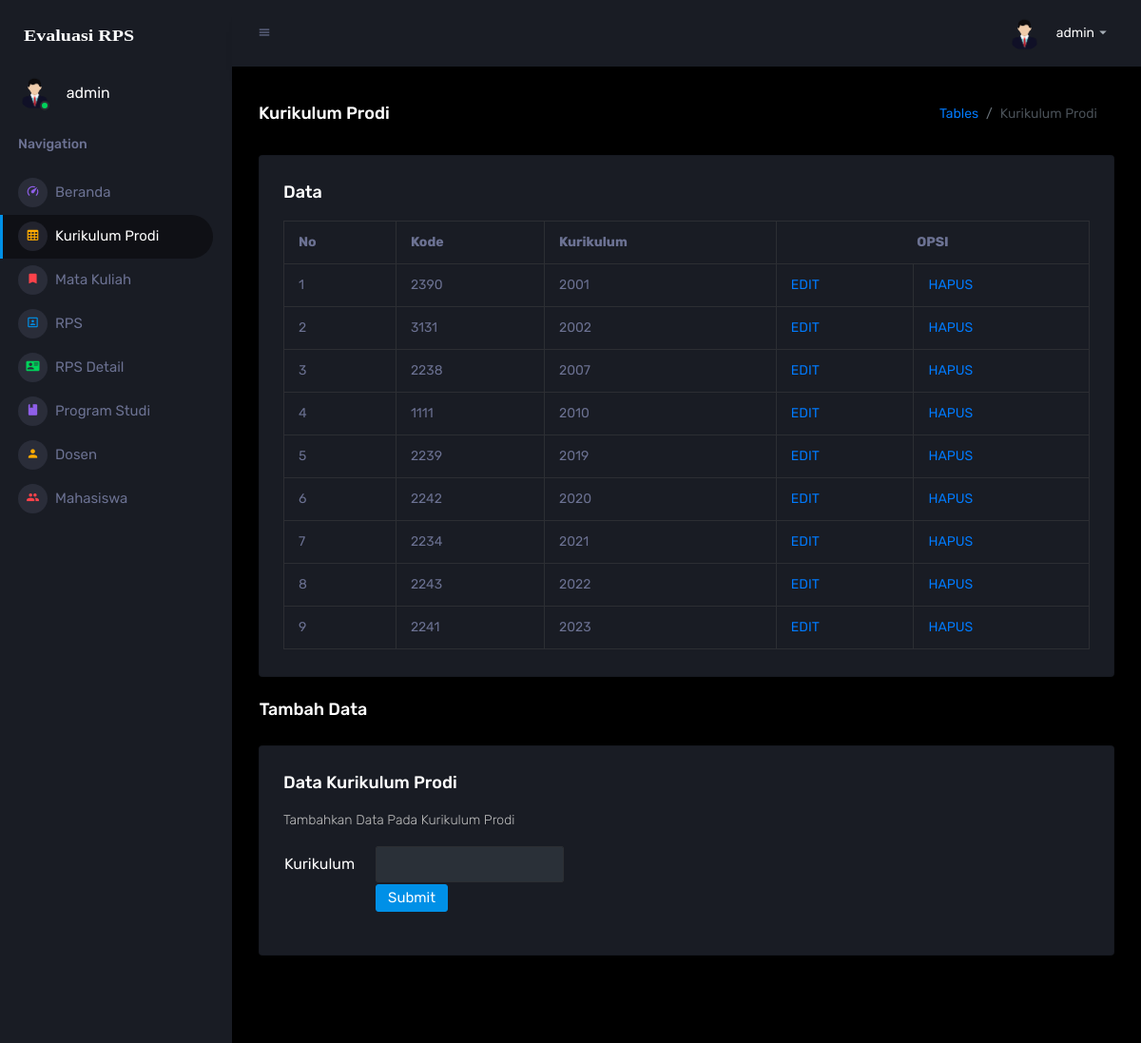
/template/pages/tables/basic-table.php (signed in), run on the app's committed database.
### tables this page shows
CREATE TABLE `kurikulum_prodi` (
  `kode` int(15) NOT NULL,
  `kurikulum` varchar(50) NOT NULL
);

### template/pages/tables/basic-table.php (the view, shortened to what this page needs)
<!DOCTYPE html>
<html lang="en">
  <head>
    <link rel="stylesheet" href="../../assets/vendors/mdi/css/materialdesignicons.min.css">
    <link rel="stylesheet" href="../../assets/vendors/css/vendor.bundle.base.css">
    <link rel="stylesheet" href="../../assets/css/style.css">
  </head>
  <body>
    <?php
    $user_id=$_SESSION['user_id'];
    ?>
    <div class="container-scroller">
      <nav class="sidebar sidebar-offcanvas" id="sidebar">
        <div class="sidebar-brand-wrapper d-none d-lg-flex align-items-center justify-content-center fixed-top">
          <a class="sidebar-brand brand-logo" href="../../index.php"><img src="../../assets/images/logoevaluasirps.svg" alt="logo" /></a>
        </div>
        <ul class="nav">
          <li class="nav-item profile">
            <div class="profile-desc">
              <div class="profile-pic">
                <div class="count-indicator">
                  <img class="img-xs rounded-circle " src="../../assets/images/faces/facedosen.png" alt="">
                  <span class="count bg-success"></span>
                </div>
                <div class="profile-name">
                  <h5 class="mb-0 font-weight-normal">
                    <?php echo "$user_id"; ?></h5>
                </div>
              </div>
            </div>
          </li>
          <li class="nav-item nav-category">
            <span class="nav-link">Navigation</span>
          </li>
          <li class="nav-item menu-items">
            <a class="nav-link" href="../../index.php">
              <span class="menu-icon">
                <i class="mdi mdi-speedometer"></i>
              </span>
              <span class="menu-title">Beranda</span>
            </a>
          </li>
          <li class="nav-item menu-items">
            <a class="nav-link" href="../../pages/tables/basic-table.php">
              <span class="menu-icon">
                <i class="mdi mdi-table-large"></i>
              </span>
              <span class="menu-title">Kurikulum Prodi</span>
            </a>
          </li>
          <li class="nav-item menu-items">
            <a class="nav-link" href="../../pages/matakuliah/tablematkul.php">
              <span class="menu-icon">
                <i class="mdi mdi-bookmark"></i>
              </span>
              <span class="menu-title">Mata Kuliah</span>
            </a>
          </li>
          <li class="nav-item menu-items">
            <a class="nav-link" href="../../pages/rps/tablerps.php">
              <span class="menu-icon">
                <i class="mdi mdi-account-box-outline"></i>
              </span>
              <span class="menu-title">RPS</span>
            </a>
          </li>
          <li class="nav-item menu-items">
            <a class="nav-link" href="../../pages/rpsdetail/tablerpsdetail.php">
              <span class="menu-icon">
                <i class="mdi mdi-account-card-details"></i>
              </span>
              <span class="menu-title">RPS Detail</span>
            </a>
          </li>
          <li class="nav-item menu-items">
            <a class="nav-link" href="../../pages/programstudi/tableprodi.php">
              <span class="menu-icon">
                <i class="mdi mdi-book"></i>
              </span>
              <span class="menu-title">Program Studi</span>
            </a>
          </li>
          <li class="nav-item menu-items">
            <a class="nav-link" href="../../pages/dosen/tabledosen.php">
              <span class="menu-icon">
                <i class="mdi mdi-account"></i>
              </span>
              <span class="menu-title">Dosen</span>
            </a>
          </li>
          <li class="nav-item menu-items">
            <a class="nav-link" href="../../pages/mahasiswa/tablemahasiswa.php">
              <span class="menu-icon">
                <i class="mdi mdi-account-multiple"></i>
              </span>
              <span class="menu-title">Mahasiswa</span>
            </a>
          </li>
        </ul>
      </nav>
      <div class="container-fluid page-body-wrapper">
        <nav class="navbar p-0 fixed-top d-flex flex-row">
          <div class="navbar-menu-wrapper flex-grow d-flex align-items-stretch">
            <button class="navbar-toggler navbar-toggler align-self-center" type="button" data-toggle="minimize">
              <span class="mdi mdi-menu"></span>
            </button>
            <ul class="navbar-nav navbar-nav-right">
              <li class="nav-item dropdown">
                <a class="nav-link" id="profileDropdown" href="#" data-toggle="dropdown">
                  <div class="navbar-profile">
                    <img class="img-xs rounded-circle" src="../../assets/images/faces/facedosen.png" alt="">
                    <p class="mb-0 d-none d-sm-block navbar-profile-name">
                      <?php echo "$user_id"; ?></p>
                    <i class="mdi mdi-menu-down d-none d-sm-block"></i>
                  </div>
                </a>
              </li>
            </ul>
          </div>
        </nav>
        <div class="main-panel">
          <div class="content-wrapper">
            <div class="page-header">
              <h3 class="page-title"> Kurikulum Prodi </h3>
              <nav aria-label="breadcrumb">
                <ol class="breadcrumb">
                  <li class="breadcrumb-item"><a href="#">Tables</a></li>
                  <li class="breadcrumb-item active" aria-current="page">Kurikulum Prodi</li>
                </ol>
              </nav>
            </div>
            <div class="row">
              <div class="col-lg-12 grid-margin stretch-card">
                <div class="card">
                  <div class="card-body">
                    <h4 class="card-title">Data</h4>
                    <div class="table-responsive">
                      <table border="1" class="table table-bordered">
                            <tr>
                                <th>No</th>
                                <th>Kode</th>
                                <th>Kurikulum</th>
                                <th colspan="2" class="tengah">OPSI</th>
                            </tr>
                            <?php
                            include '../samples/koneksi.php';
                            $no = 1;
                            $data = mysqli_query($koneksi,"select * from kurikulum_prodi");
                            while($d = mysqli_fetch_array($data)){
                            ?>
                                <tr>
                                    <td><?php echo $no++; ?></td>
                                    <td><?php echo $d['kode']; ?></td>
                                    <td><?php echo $d['kurikulum']; ?></td>
                                    <td>
                                        <a href="editkurikulumprodi.php?id=<?php echo $d['kode']; ?>">EDIT</a>
                                    </td>
                                    <td>
                                      <a href="hapuskurikulumprodi.php?id=<?php echo $d['kode']; ?>">HAPUS</a>
                                    </td>
                                </tr>
                                <?php
                            }
                            ?>
                      </table>
                    </div>
                  </div>
                </div>
              </div>
              <br/>
              <h3 class="page-title"> &ensp; Tambah Data </h3>
              <br>
              <br>
              <div class="col-12 grid-margin stretch-card">
                <div class="card">
                  <div class="card-body">
                    <h4 class="card-title">Data Kurikulum Prodi</h4>
                    <p class="card-description"> Tambahkan Data Pada Kurikulum Prodi </p>
                    <form class="forms-sample" method="post" action="tambahaksi.php">
                      <table class="form-group">
                      <tr>
                        <td>Kurikulum &emsp;</td>
                        <td><input type="text" name="kurikulum" class="form-control" id="exampleInputName1" autocomplete="off"></td>
                      </tr>
                      <tr>
                        <td></td>
                        <td><input type="submit" name="SIMPAN" class="btn btn-primary mr-2"></td>
                      </tr>
                      </table>
                    </form>
                  </div>
                </div>
              </div>
          <footer class="footer">
          </footer>
        </div>
      </div>
    </div>
  </body>
</html>

### template/pages/tables/basic-table.php (style rules this page uses)
.tengah { text-align: center; }

### data on the page
kurikulum_prodi: kode "2390", kurikulum "2001"
kurikulum_prodi: kode "3131", kurikulum "2002"
kurikulum_prodi: kode "2238", kurikulum "2007"
kurikulum_prodi: kode "1111", kurikulum "2010"
kurikulum_prodi: kode "2239", kurikulum "2019"
kurikulum_prodi: kode "2242", kurikulum "2020"
kurikulum_prodi: kode "2234", kurikulum "2021"
kurikulum_prodi: kode "2243", kurikulum "2022"
kurikulum_prodi: kode "2241", kurikulum "2023"

### other printed values
$user_id "admin"
